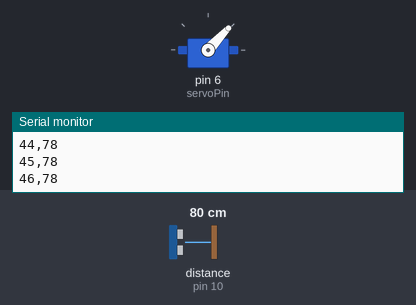
The sketch below on a simulated Arduino Uno, built with avr-gcc and run on an emulated ATmega328P. On the bench: servo, the last lines printed to the serial monitor. Wiring (inferred from the names in the program): ultrasonic range finder: trigger pin 9; echo pin 10. The test bench sets the inputs (shaded band); at power-on: distance to the obstacle (sensor on pin 10) 80 cm. The echo pulse lasts 58.3 µs per cm.

Above: at 1.2 s.
1.3 s: distance to the obstacle (sensor on pin 10) set to 35 cm
At 1.98 s:
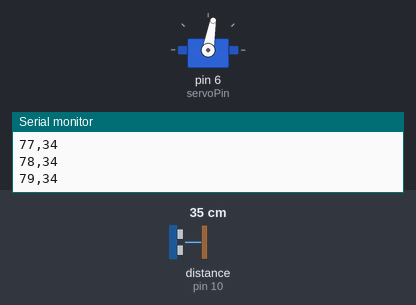
4.3 s: distance to the obstacle (sensor on pin 10) set to 2 cm
At 4.77 s:
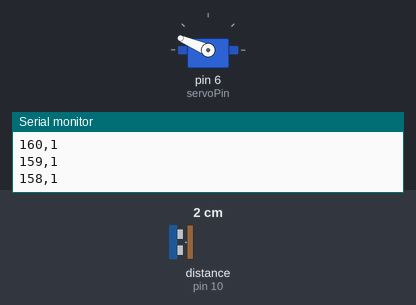
Timing chart, 0 to 13.3 s (numbered marks = the images above; inputs shaded):
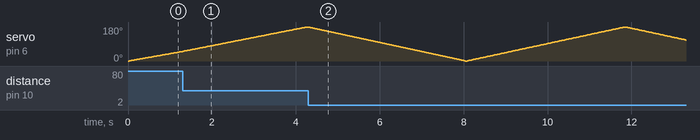

The sketch:

radarsystem.ino
```cpp
#include <Servo.h>

Servo radarServo;

const int trigPin = 9;
const int echoPin = 10;
const int servoPin = 6;

long duration;
int distance;

int getDistance() {
  digitalWrite(trigPin, LOW);
  delayMicroseconds(2);

  digitalWrite(trigPin, HIGH);
  delayMicroseconds(10);
  digitalWrite(trigPin, LOW);

  duration = pulseIn(echoPin, HIGH, 30000);

  if (duration == 0) {
    return 400;
  }

  return duration * 0.034 / 2;
}

void setup() {
  Serial.begin(9600);

  pinMode(trigPin, OUTPUT);
  pinMode(echoPin, INPUT);

  radarServo.attach(servoPin);
}

void loop() {

  // Scan 0 to 180 degrees
  for (int angle = 0; angle <= 180; angle++) {

    radarServo.write(angle);
    delay(20);

    distance = getDistance();

    Serial.print(angle);
    Serial.print(",");
    Serial.println(distance);
  }

  // Scan 180 to 0 degrees
  for (int angle = 180; angle >= 0; angle--) {

    radarServo.write(angle);
    delay(20);

    distance = getDistance();

    Serial.print(angle);
    Serial.print(",");
    Serial.println(distance);
  }
}
```
